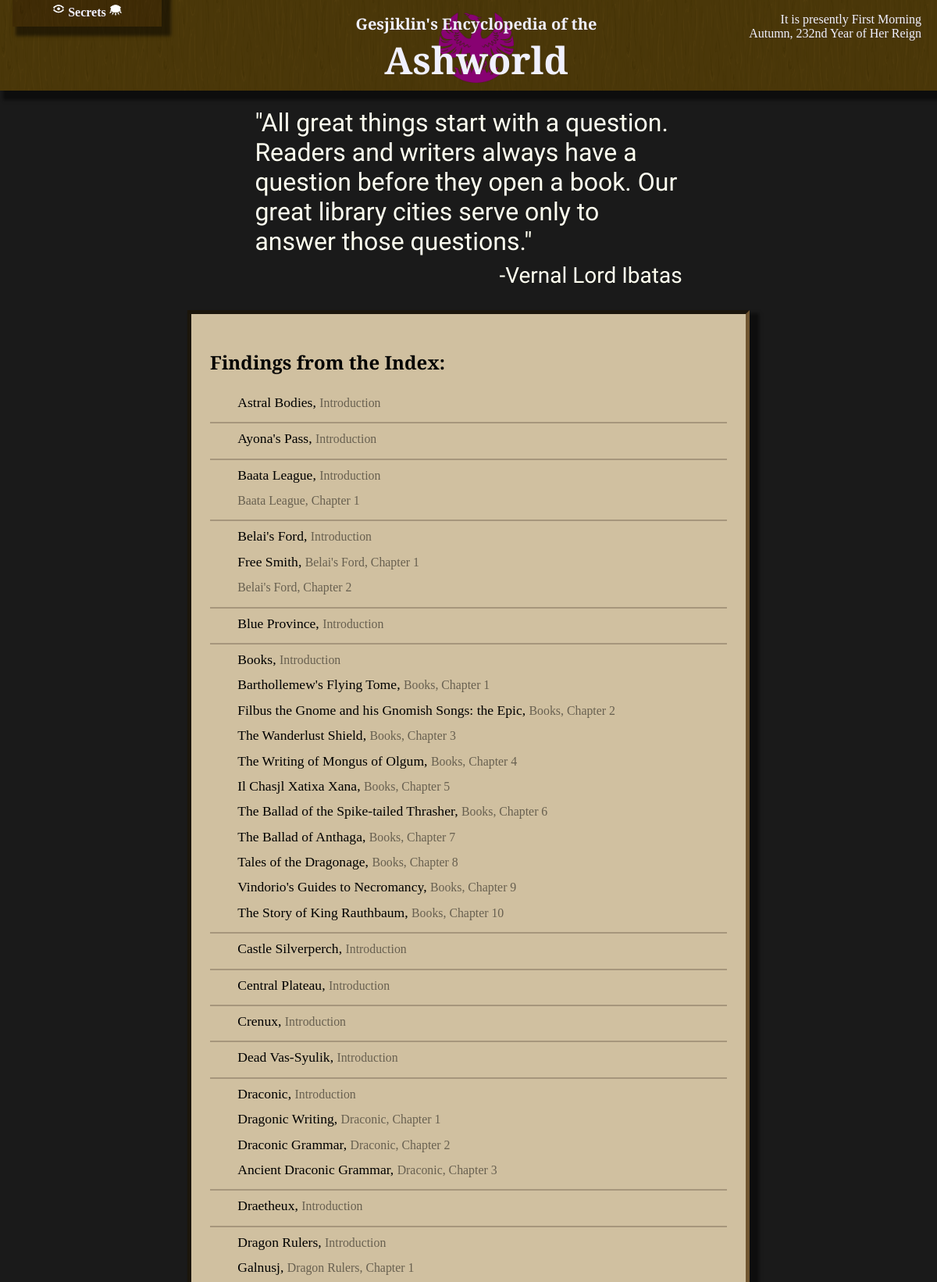
Screenshot of /search (upper part) with the database file from the repository.
### wiki/models.py (models this page shows, shortened)
class InfoPage(models.Model):
    short_title = models.CharField(max_length = 64, primary_key=True)
    def title(self):
        return self.short_title #self.full_title if self.full_title else self.short_title
    def prev_page(self):
        try:
            return InfoPage.objects.get(next_page = self)
        except (InfoPage.MultipleObjectsReturned, InfoPage.DoesNotExist):
            return None
    def _chapter(self):
        prev = self
        i = 0
        while True:
            new_prev = prev.prev_page()
            if new_prev:
                prev = new_prev
            else:
                break
            i += 1
        return (prev, i)
    def chapter_info(self):
        return self._chapter()[0]
    def chapter_number(self):
        return self._chapter()[1]
    def chapter(self):
        info, number = self._chapter()
        return "{}, Chapter {}".format(info.title(), number) if number > 0 else "Introduction"
    def is_secret(self):
        return len(self.text) == 0 and len(InfoSecret.objects.filter(page = self))
    quote = models.TextField(blank = True)
    text = models.TextField(blank = True)
    next_page = models.ForeignKey(to='self', on_delete=models.SET_NULL, null=True, blank=True)
    def is_header(self):
       return False

### wiki/views.py (the view)
# urls.py: path('search', views.search, name='search'),
def search(request):
	context = base_context(request)
	context['bad_terms'] = []
	infos = InfoPage.objects.all()
	infos = search_objects(infos, context['terms'], "text", "short_title", context["bad_terms"])
	infos = sorted(list(infos), key = lambda i : (i.chapter_info().title(), i.chapter_number()))
	i = 0
	while i+1 < len(infos):
		if infos[i].chapter_info() != infos[i+1].chapter_info():
			infos.insert(i+1, SearchHeader())
			i += 1
		i += 1
	context['infos'] = infos
	return render(request, 'wiki/search.html', context)

### util.py (called while the page is built)
def search(objects, terms, field, order_field, bad_terms):
    for term in terms:
        new_objects = objects.filter(**{field+"__icontains":term}).order_by(order_field)
        if new_objects.count():
            objects = new_objects
        else:
            bad_terms.append(term)
    return objects

### wiki/views.py (called while the page is built)
def pop_popup(request):
	queue = request.session.get('popupforms', [])
	if queue and isinstance(queue, list):
		r = queue.pop(0)
		request.session['popupforms'] = queue
		return r
	else:
		return None

def base_context(request):
	context = {}
	context['show_secrets'] = request.session.get('show_secrets', False)
	context['passwords'] = request.session.get('passwords')
	context['locations'] = MapLocation.objects.all()
	if context['passwords']:
		context['unlocked_secrets'] = list(reduce(lambda x,y : x.union(y), (SecretPassword.objects.get(pk=i).unlocks() for i in context['passwords'])))
	context['popupform'] = pop_popup(request)
	context['terms_str'] = request.GET.get('terms')
	context['terms'] = list(filter(lambda term : not term in ignored_terms, context['terms_str'].split(' ') if context['terms_str'] else []))
	context['show_edit'] = request.get_host() == "127.0.0.1:8000"
	return context

	def is_header(self):
		return True

### wiki/templates/wiki/search.html (shortened to what this page needs)
{% extends "wiki/index.html" %}
{% load static %}
{% block head %}
    <link rel="stylesheet" href="{% static 'wiki/search.css' %}"/>
{% endblock %}
{% block content %}
    <p class="quote">
        "All great things start with a question. Readers and writers always have a question before they open a book. Our great library cities serve only to answer those questions."
    </p>
    <p class="quoteauthor">
        -Vernal Lord Ibatas
    </p>
    <div class="textbox">
        <h2>Findings from the Index:</h2>
        {% for info in infos %}
			{% if info.is_header %}
				<div class='searchheader'></div>
			{% else %}
            	<a class='searchresult' href="{% url 'info' info.pk %}?terms={{terms_str}}">
					{% if not info.is_secret %}
						{{ info.short_title }},
					{% endif %}
					<span class="chapter">{{ info.chapter }}</span>
				</a>
			{% endif %}
        {% endfor %}
    </div>
{% endblock %}

### wiki/static/wiki/style.css (style rules this page uses)
body { padding: 0%; margin: 0%; background-image: url("/static/wiki/stone.png"); background-repeat: repeat; background-attachment: fixed; }
body:before { position: fixed; content:""; top:0; left:0; width:100%; height:100%; opacity: 0.985; background-color: #171717; z-index: -10; }
.title h1, h2, .sidebar a, .sidebar form { font-family: 'Cinzel Decorative', cursive; }
.quote, .quoteauthor { font-family: 'Tangerine', cursive; padding-left: 12%; padding-right: 12%; }
.quote { font-size: 2em; }
.quoteauthor { font-size: 1.75em; text-align: right; margin-top: -24px; }
.textbox { color: #000000; padding: 24px; border-style: inset; border-color: #705530; border-width: 5px; line-height: 1.5; }
a { text-decoration: none; color: #000000; }
.title, .content .textbox, .sidebar, .passwords { box-shadow: 8px 8px 4px 4px #00000080; }
.sidebar, .textbox { background-color: #d0c0a0; }

### wiki/static/wiki/search.css (style rules this page uses)
.searchresult { margin-left: 2em; display: block; font-size: 1.1em; margin-top: 6px; }
.searchheader { margin-top: 12px; border-top: #60504060; border-top-width: 2px; border-top-style: solid; }
.searchresult .chapter { font-size: 0.9em; font-weight: normal; color: #00000080; }

### rows the page displays
InfoPage: short_title "Astral Bodies", chapter "Introduction"
InfoPage: short_title "Ayona's Pass", chapter "Introduction"
InfoPage: short_title "Baata League", chapter "Introduction"
InfoPage: chapter "Baata League, Chapter 1"
InfoPage: short_title "Belai's Ford", chapter "Introduction"
InfoPage: short_title "Free Smith", chapter "Belai's Ford, Chapter 1"
InfoPage: chapter "Belai's Ford, Chapter 2"
InfoPage: short_title "Blue Province", chapter "Introduction"
InfoPage: short_title "Books", chapter "Introduction"
InfoPage: short_title "Barthollemew's Flying Tome", chapter "Books, Chapter 1"
InfoPage: short_title "Filbus the Gnome and his Gnomish Songs: the Epic", chapter "Books, Chapter 2"
InfoPage: short_title "The Wanderlust Shield", chapter "Books, Chapter 3"
InfoPage: short_title "The Writing of Mongus of Olgum", chapter "Books, Chapter 4"
InfoPage: short_title "Il Chasjl Xatixa Xana", chapter "Books, Chapter 5"
InfoPage: short_title "The Ballad of the Spike-tailed Thrasher", chapter "Books, Chapter 6"
InfoPage: short_title "The Ballad of Anthaga", chapter "Books, Chapter 7"
InfoPage: short_title "Tales of the Dragonage", chapter "Books, Chapter 8"
InfoPage: short_title "Vindorio's Guides to Necromancy", chapter "Books, Chapter 9"
InfoPage: short_title "The Story of King Rauthbaum", chapter "Books, Chapter 10"
InfoPage: short_title "Castle Silverperch", chapter "Introduction"
InfoPage: short_title "Central Plateau", chapter "Introduction"
InfoPage: short_title "Crenux", chapter "Introduction"
InfoPage: short_title "Dead Vas-Syulik", chapter "Introduction"
InfoPage: short_title "Draconic", chapter "Introduction"
InfoPage: short_title "Dragonic Writing", chapter "Draconic, Chapter 1"
InfoPage: short_title "Draconic Grammar", chapter "Draconic, Chapter 2"
InfoPage: short_title "Ancient Draconic Grammar", chapter "Draconic, Chapter 3"
InfoPage: short_title "Draetheux", chapter "Introduction"
InfoPage: short_title "Dragon Rulers", chapter "Introduction"
InfoPage: short_title "Galnusj", chapter "Dragon Rulers, Chapter 1"
